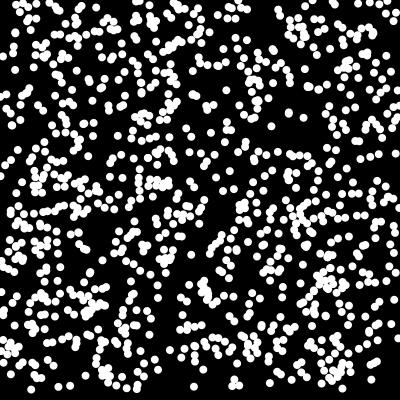
Frame 1 (no input)
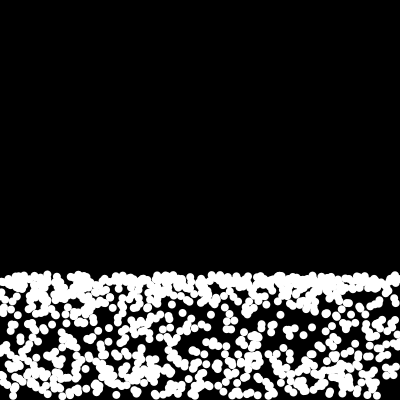
Frame 60 (the mouse pressed at the canvas centre just before this capture)
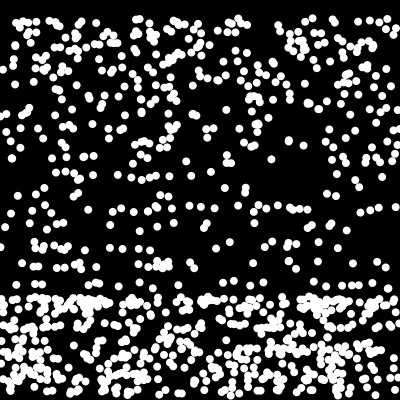
Frame 120 (the mouse held since frame 60 and released just before this capture)

The Processing sketch that drew these frames (run headless with seeded random() and noise(); from frame 60 on, the mouse is pressed at the canvas centre):

// Processing sketch: processing_147243
// ── processing_147243.pde


// DEFINIZIONE DELLA CLASSE

class Circle 
{
  PVector pos;
  PVector vel = new PVector();

  Circle (PVector startPos) {
    pos = startPos;
  }

  void update() {
    pos.add(vel);
    vel.add(gravity);

    if (pos.y > height-4) {
      vel.y = vel.y * -0.95; 
      pos.add(vel);
    }
  }
  
  void display() {
    ellipse(pos.x,pos.y,8,8);
  }
}

// USO DELLA CLASSE

PVector gravity;
Circle[] cerchi = new Circle[1000];

void setup() {
  size (400,400);
  noStroke();
  gravity = new PVector(0, 0.2);
  for (int i=0; i<cerchi.length; i++) {
    float x = random(width);
    float y = random(height-10);
    cerchi[i] = new Circle( new PVector(x,y) );
  }  
}

void draw() {
  background(0);
  for (int i=0; i<cerchi.length; i++) {
    cerchi[i].update();
    cerchi[i].display();
  }  
}
